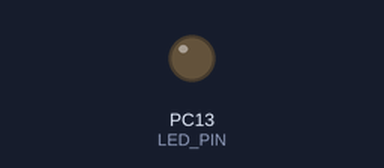
This program was run on a simulated STM32 Black Pill. Shown: output pins drawn as LEDs (lit = HIGH). Pins used as bus, display or sensor lines are not drawn.

Above: at 0.2 s.
At 2.7 s:
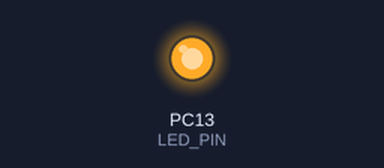
Timing chart, 0 to 6.5 s (numbered marks = the images above):
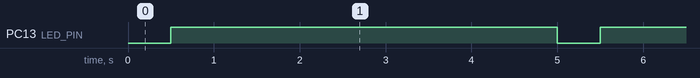

The program:

main.cpp
```cpp
// STM32F411CEU6 Black Pill - Winbond W25Q64JV Audit
// Target: SPI1 (PA4, PA5, PA6, PA7) + Onboard LED (PC13)
// Includes: JEDEC, UID, and Memory Type 0x40 Decoding

#include "SEGGER_RTT.h"
#include <Arduino.h>
#include <SPI.h>

#define FLASH_CS   PA4
#define LED_PIN    PC13
#define mS_DELAY   500

// Winbond Opcodes
#define CMD_JEDEC_ID 0x9F
#define CMD_READ_UID 0x4B

void setup() {
    SEGGER_RTT_Init();
    pinMode(LED_PIN, OUTPUT);
    digitalWrite(LED_PIN, HIGH); // LED Off (Active Low)

    pinMode(FLASH_CS, OUTPUT);
    digitalWrite(FLASH_CS, HIGH);
    SPI.begin();

    SEGGER_RTT_WriteString(0, "--- Winbond SPI Flash Non-Destructive Audit ---\n");
}

void loop() {
    // 1. Read JEDEC ID
    SPI.beginTransaction(SPISettings(10000000, MSBFIRST, SPI_MODE0));
    digitalWrite(FLASH_CS, LOW);
    SPI.transfer(CMD_JEDEC_ID);
    uint8_t m_id = SPI.transfer(0x00); // Manufacturer
    uint8_t t_id = SPI.transfer(0x00); // Memory Type
    uint8_t c_id = SPI.transfer(0x00); // Capacity
    digitalWrite(FLASH_CS, HIGH);
    SPI.endTransaction();

    // 2. Read 64-bit Unique ID (UID)
    uint8_t uid[8];
    SPI.beginTransaction(SPISettings(10000000, MSBFIRST, SPI_MODE0));
    digitalWrite(FLASH_CS, LOW);
    SPI.transfer(CMD_READ_UID);
    for(int i = 0; i < 4; i++) SPI.transfer(0x00); // Dummy bytes
    for(int i = 0; i < 8; i++) uid[i] = SPI.transfer(0x00);
    digitalWrite(FLASH_CS, HIGH);
    SPI.endTransaction();

    // 3. Reporting Logic
    SEGGER_RTT_WriteString(0, "\n[DEVICE IDENTIFICATION]\n");

    // Manufacturer
    SEGGER_RTT_printf(0, "Manufacturer:  0x%02X (Winbond Electronics)\n", m_id);

    // Memory Type 0x40 Explanation
    SEGGER_RTT_printf(0, "Memory Type:   0x%02X ", t_id);
    if (t_id == 0x40) {
        SEGGER_RTT_WriteString(0, "-> W25Q Series (Standard/Dual/Quad SPI)\n");
    } else {
        SEGGER_RTT_WriteString(0, "-> Unknown Series\n");
    }

    // Capacity Calculation
    // For W25Q64, Capacity ID 0x17 corresponds to 2^17 pages = 8MB = 64Mbits
    if (c_id == 0x17) {
        SEGGER_RTT_printf(0, "Capacity:      0x%02X (64 Mbits / 8 MBytes)\n", c_id);
    } else {
        SEGGER_RTT_printf(0, "Capacity:      0x%02X (Refer to datasheet for Mbits)\n", c_id);
    }

    SEGGER_RTT_WriteString(0, "Unique ID:     ");
    for(int i = 0; i < 8; i++) SEGGER_RTT_printf(0, "%02X", uid[i]);
    SEGGER_RTT_WriteString(0, "\n");

    // 4. Heartbeat and Delay
    digitalWrite(LED_PIN, LOW);  // LED ON (Blink start)
    delay(mS_DELAY);
    digitalWrite(LED_PIN, HIGH); // LED OFF

    SEGGER_RTT_WriteString(0, "--- Audit Cycle Finished ---\n");
    delay(4500); // Total 5s cycle
}
```

Measured:
- by itself, PC13 (LED_PIN): alternates HIGH for 4.5 s and LOW for 0.50 s
